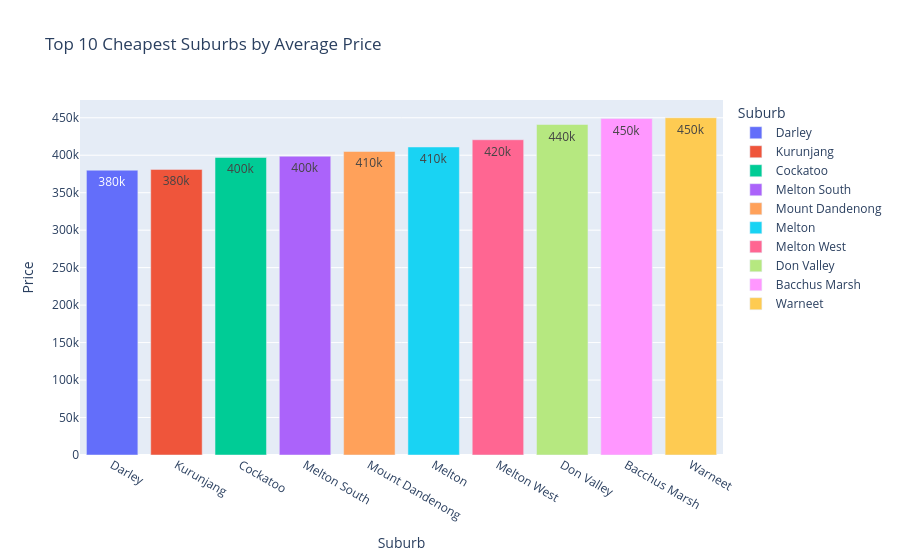

Write notebook code for a chart like this one.
### Code cell
px.bar(data_frame=top10_cheapest, x='Suburb', y='Price',
       color='Suburb', text_auto='.2s',
       title='Top 10 Cheapest Suburbs by Average Price')

### Figure 1 — Plotly figure (JSON) as saved in the notebook; plotly's stock layout.template omitted (floating-point values rounded to 4 significant figures)
{"data": [{"hovertemplate": "Suburb=%{x}<br>Price=%{y}<extra></extra>", "legendgroup": "Darley", "marker": {"color": "#636efa", "pattern": {"shape": ""}}, "name": "Darley", "orientation": "v", "showlegend": true, "textposition": "auto", "texttemplate": "%{y:.2s}", "type": "bar", "x": ["Darley"], "xaxis": "x", "y": [380000.0], "yaxis": "y"}, {"hovertemplate": "Suburb=%{x}<br>Price=%{y}<extra></extra>", "legendgroup": "Kurunjang", "marker": {"color": "#EF553B", "pattern": {"shape": ""}}, "name": "Kurunjang", "orientation": "v", "showlegend": true, "textposition": "auto", "texttemplate": "%{y:.2s}", "type": "bar", "x": ["Kurunjang"], "xaxis": "x", "y": [381100.0], "yaxis": "y"}, {"hovertemplate": "Suburb=%{x}<br>Price=%{y}<extra></extra>", "legendgroup": "Cockatoo", "marker": {"color": "#00cc96", "pattern": {"shape": ""}}, "name": "Cockatoo", "orientation": "v", "showlegend": true, "textposition": "auto", "texttemplate": "%{y:.2s}", "type": "bar", "x": ["Cockatoo"], "xaxis": "x", "y": [397000.0], "yaxis": "y"}, {"hovertemplate": "Suburb=%{x}<br>Price=%{y}<extra></extra>", "legendgroup": "Melton South", "marker": {"color": "#ab63fa", "pattern": {"shape": ""}}, "name": "Melton South", "orientation": "v", "showlegend": true, "textposition": "auto", "texttemplate": "%{y:.2s}", "type": "bar", "x": ["Melton South"], "xaxis": "x", "y": [398700.0], "yaxis": "y"}, {"hovertemplate": "Suburb=%{x}<br>Price=%{y}<extra></extra>", "legendgroup": "Mount Dandenong", "marker": {"color": "#FFA15A", "pattern": {"shape": ""}}, "name": "Mount Dandenong", "orientation": "v", "showlegend": true, "textposition": "auto", "texttemplate": "%{y:.2s}", "type": "bar", "x": ["Mount Dandenong"], "xaxis": "x", "y": [405000.0], "yaxis": "y"}, {"hovertemplate": "Suburb=%{x}<br>Price=%{y}<extra></extra>", "legendgroup": "Melton", "marker": {"color": "#19d3f3", "pattern": {"shape": ""}}, "name": "Melton", "orientation": "v", "showlegend": true, "textposition": "auto", "texttemplate": "%{y:.2s}", "type": "bar", "x": ["Melton"], "xaxis": "x", "y": [411000.0], "yaxis": "y"}, {"hovertemplate": "Suburb=%{x}<br>Price=%{y}<extra></extra>", "legendgroup": "Melton West", "marker": {"color": "#FF6692", "pattern": {"shape": ""}}, "name": "Melton West", "orientation": "v", "showlegend": true, "textposition": "auto", "texttemplate": "%{y:.2s}", "type": "bar", "x": ["Melton West"], "xaxis": "x", "y": [420600.0], "yaxis": "y"}, {"hovertemplate": "Suburb=%{x}<br>Price=%{y}<extra></extra>", "legendgroup": "Don Valley", "marker": {"color": "#B6E880", "pattern": {"shape": ""}}, "name": "Don Valley", "orientation": "v", "showlegend": true, "textposition": "auto", "texttemplate": "%{y:.2s}", "type": "bar", "x": ["Don Valley"], "xaxis": "x", "y": [441000.0], "yaxis": "y"}, {"hovertemplate": "Suburb=%{x}<br>Price=%{y}<extra></extra>", "legendgroup": "Bacchus Marsh", "marker": {"color": "#FF97FF", "pattern": {"shape": ""}}, "name": "Bacchus Marsh", "orientation": "v", "showlegend": true, "textposition": "auto", "texttemplate": "%{y:.2s}", "type": "bar", "x": ["Bacchus Marsh"], "xaxis": "x", "y": [449000.0], "yaxis": "y"}, {"hovertemplate": "Suburb=%{x}<br>Price=%{y}<extra></extra>", "legendgroup": "Warneet", "marker": {"color": "#FECB52", "pattern": {"shape": ""}}, "name": "Warneet", "orientation": "v", "showlegend": true, "textposition": "auto", "texttemplate": "%{y:.2s}", "type": "bar", "x": ["Warneet"], "xaxis": "x", "y": [450000.0], "yaxis": "y"}], "layout": {"barmode": "relative", "legend": {"title": {"text": "Suburb"}, "tracegroupgap": 0}, "title": {"text": "Top 10 Cheapest Suburbs by Average Price"}, "xaxis": {"anchor": "y", "categoryarray": ["Darley", "Kurunjang", "Cockatoo", "Melton South", "Mount Dandenong", "Melton", "Melton West", "Don Valley", "Bacchus Marsh", "Warneet"], "categoryorder": "array", "domain": [0, 1], "title": {"text": "Suburb"}}, "yaxis": {"anchor": "x", "domain": [0, 1], "title": {"text": "Price"}}}}
